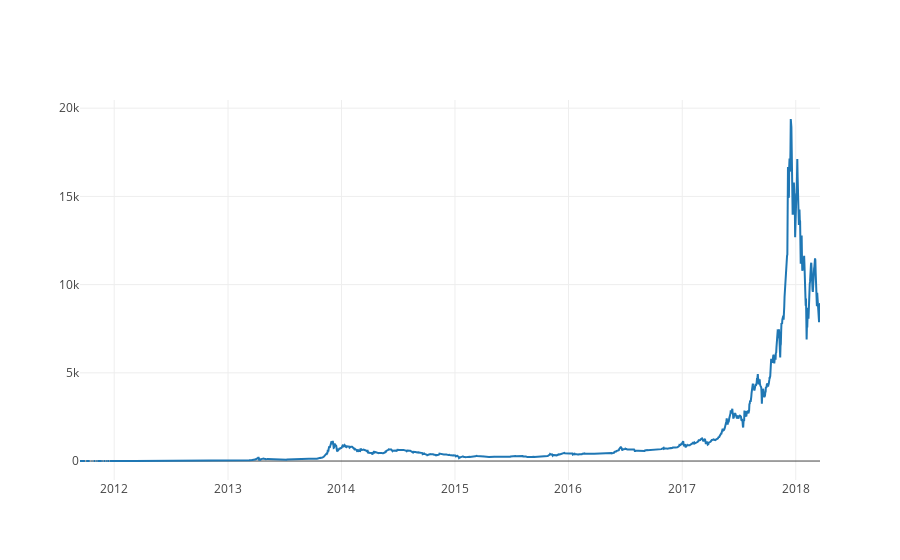

Here is the notebook cell this chart was saved with:
### Code cell
# Calculate the average BTC closing price as a new column
btc_usd_datasets_close['avg_btc_close_price_usd'] = btc_usd_datasets_close.mean(axis=1)
btc_usd_datasets_open['avg_btc_open_price_usd'] = btc_usd_datasets_open.mean(axis=1)
btc_usd_datasets_high['avg_btc_high_price_usd'] = btc_usd_datasets_high.mean(axis=1)
btc_usd_datasets_low['avg_btc_low_price_usd'] = btc_usd_datasets_low.mean(axis=1)

# Plot the average BTC closing price
btc_trace = go.Scatter(x=btc_usd_datasets_close.index, y=btc_usd_datasets_close['avg_btc_close_price_usd'])
py.iplot([btc_trace])

### Figure 1 — Plotly figure (JSON) as saved in the notebook; plotly's stock layout.template omitted (floating-point values rounded to 4 significant figures; data arrays with more than 128 entries replaced by an {"elided": "..."} marker saying what was removed)
{"data": [{"type": "scatter", "x": {"elided": "2381 str values"}, "y": {"elided": "2381 float values"}}], "layout": {}}
